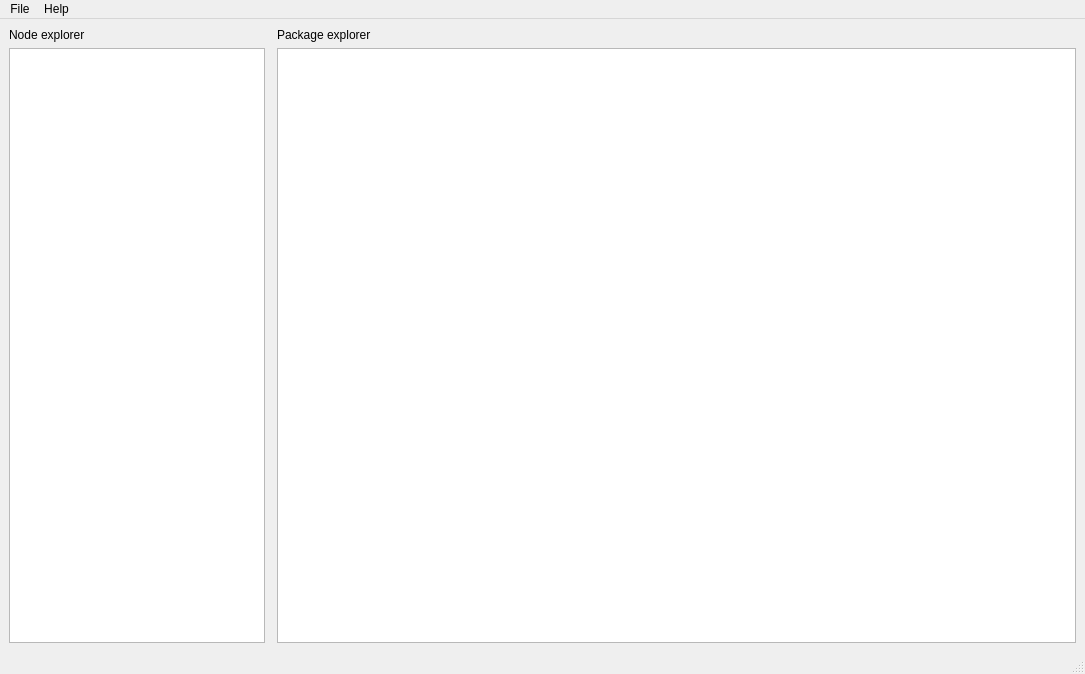
<?xml version="1.0" encoding="UTF-8"?>
<ui version="4.0">
 <class>MainWindow</class>
 <widget class="QMainWindow" name="MainWindow">
  <property name="geometry">
   <rect>
    <x>0</x>
    <y>0</y>
    <width>1085</width>
    <height>674</height>
   </rect>
  </property>
  <property name="windowTitle">
   <string>Ros2 Dashboard</string>
  </property>
  <widget class="QWidget" name="centralwidget">
   <property name="sizePolicy">
    <sizepolicy hsizetype="Maximum" vsizetype="Maximum">
     <horstretch>0</horstretch>
     <verstretch>0</verstretch>
    </sizepolicy>
   </property>
   <layout class="QVBoxLayout" name="verticalLayout">
    <item>
     <layout class="QHBoxLayout" name="mainLayout">
      <property name="sizeConstraint">
       <enum>QLayout::SetMaximumSize</enum>
      </property>
      <item>
       <layout class="QVBoxLayout" name="verticalLayout_2">
        <item>
         <widget class="QLabel" name="label">
          <property name="text">
           <string>Node explorer</string>
          </property>
         </widget>
        </item>
        <item>
         <widget class="QListWidget" name="networkObserver">
          <property name="sizePolicy">
           <sizepolicy hsizetype="Preferred" vsizetype="Expanding">
            <horstretch>0</horstretch>
            <verstretch>0</verstretch>
           </sizepolicy>
          </property>
         </widget>
        </item>
       </layout>
      </item>
      <item>
       <widget class="QWidget" name="dummy_dashboard" native="true">
        <property name="sizePolicy">
         <sizepolicy hsizetype="Maximum" vsizetype="Maximum">
          <horstretch>0</horstretch>
          <verstretch>0</verstretch>
         </sizepolicy>
        </property>
       </widget>
      </item>
      <item>
       <layout class="QVBoxLayout" name="verticalLayout_3">
        <item>
         <widget class="QLabel" name="label_2">
          <property name="text">
           <string>Package explorer</string>
          </property>
         </widget>
        </item>
        <item>
         <widget class="QListWidget" name="packageObserver"/>
        </item>
       </layout>
      </item>
     </layout>
    </item>
   </layout>
  </widget>
  <widget class="QMenuBar" name="menubar">
   <property name="geometry">
    <rect>
     <x>0</x>
     <y>0</y>
     <width>1085</width>
     <height>19</height>
    </rect>
   </property>
   <widget class="QMenu" name="menuFile">
    <property name="title">
     <string>File</string>
    </property>
    <addaction name="actionOpen_workflow"/>
    <addaction name="actionSave_workflow"/>
   </widget>
   <widget class="QMenu" name="menuAbout">
    <property name="title">
     <string>Help</string>
    </property>
    <addaction name="separator"/>
    <addaction name="actionAbout"/>
   </widget>
   <addaction name="menuFile"/>
   <addaction name="menuAbout"/>
  </widget>
  <widget class="QStatusBar" name="statusbar"/>
  <action name="actionOpen_workflow">
   <property name="text">
    <string>Open workflow</string>
   </property>
  </action>
  <action name="actionSave_workflow">
   <property name="text">
    <string>Save workflow</string>
   </property>
  </action>
  <action name="actionAbout">
   <property name="text">
    <string>About</string>
   </property>
  </action>
 </widget>
 <resources/>
 <connections/>
</ui>
